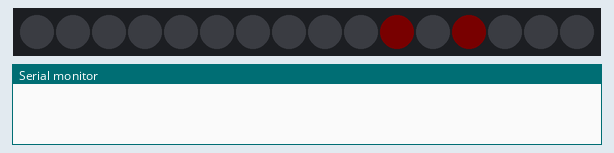
A sketch run on a simulated Arduino Uno, built with avr-gcc and run on an emulated ATmega328P. Shown: 16 RGB LEDs in strip order, left to right, the last lines printed to the serial monitor. Dim RGB values are drawn brighter than linear.

Above: at 1.1 s.
At 3.66 s:
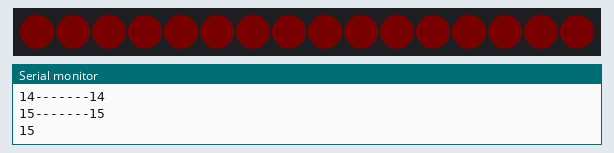
At 10.1 s:
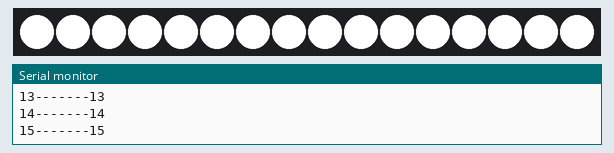
At 17.78 s:
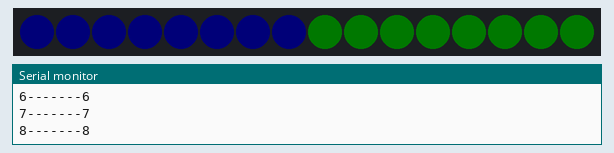
At 25.54 s:
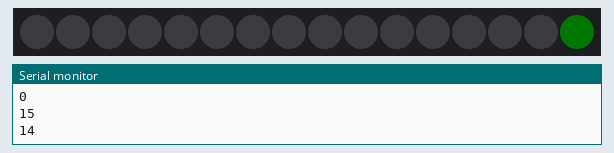
At 39.7 s:
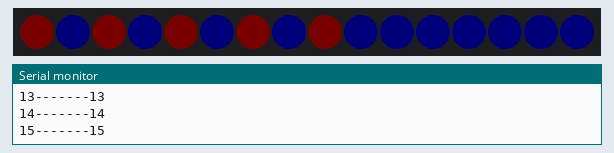

Measured:
- what the display in image 2 shows lasts 2.1 s, from 10.1 s to 12.2 s

The sketch:

philiip.ino
```cpp
#include <Adafruit_NeoPixel.h>

#define PIN 3

Adafruit_NeoPixel strip = Adafruit_NeoPixel(16, PIN, NEO_GRB + NEO_KHZ800);

void setup()
{
   strip.begin();
  strip.setBrightness(2); //adjust brightness here
  strip.show(); // Initialize all pixels to 'off'


 strip.setPixelColor(10, strip.Color(255,0,0)); strip.show();
delay(1000);


 strip.setPixelColor(12, strip.Color(255,0,0)); strip.show();
delay(1000);
  Serial.begin(9600);

}

void loop()
{


  for(int i =  0; i<strip.numPixels(); i++)
  {
    Serial.print(i); Serial.print("-------");
     strip.setPixelColor(i, strip.Color(255,0,0));
     delay(100);
     strip.show();
     Serial.println(i);
  }
  for(int i = 15  ; i>=0 ; i--)
  {
    Serial.println(i);
     strip.setPixelColor(i, strip.Color(0,0,0));
     delay(100);
     strip.show();
  }

    for(int i = 15  ; i>=0 ; i--)
  {
    Serial.println(i);
     strip.setPixelColor(i, strip.Color(0,255,0));
     delay(100);
     strip.show();
  }
    for(int i =  0; i<strip.numPixels(); i++)
  {
    Serial.print(i); Serial.print("-------");
     strip.setPixelColor(i, strip.Color(0,0,255));
     delay(100);
     strip.show();
     Serial.println(i);
  }

  for(int i =  0; i<strip.numPixels(); i++)
  {
    //Serial.print(i); Serial.print("-------");
    if((i%2) == 0)
    {
       //strip.setBrightness(255); //adjust brightness here
           strip.setPixelColor(i, strip.Color(255,0,0));
          delay(100);
          strip.show();
    }
    else
    {
     // strip.setBrightness(2);
       strip.setPixelColor(i, strip.Color(0,0,255));
       delay(100);
       strip.show();
    }

  }


      // Notlicht
     for(int i =  0; i<strip.numPixels(); i++)
     {
       strip.setPixelColor(i, strip.Color(255,255,255));
     }
      strip.setBrightness(255);
      strip.show();

      delay(2000);
      strip.setBrightness(2);


}
```
